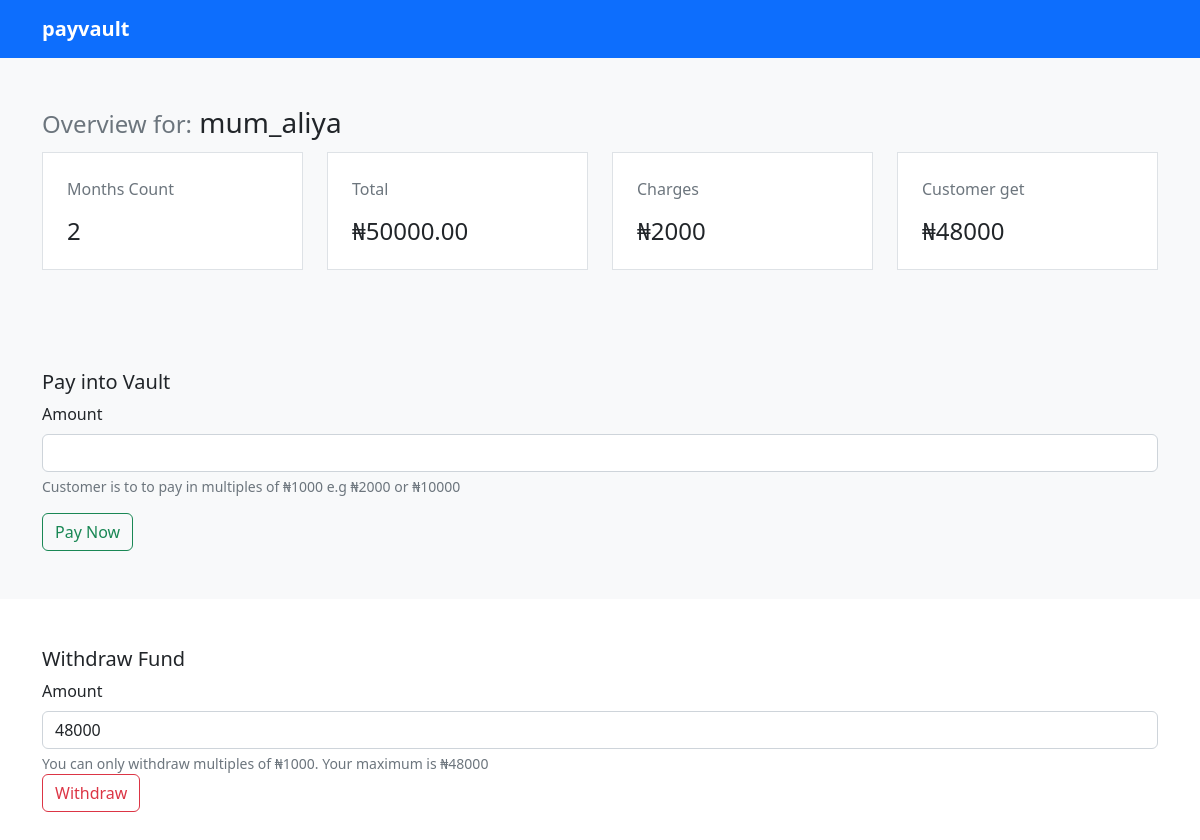
/vaultdisplay.php?vault=10 (signed in), run on the app's committed database.
### tables this page shows
CREATE TABLE `customer` (
  `customer_id` int(10) NOT NULL,
  `username` varchar(255) NOT NULL
);

CREATE TABLE `vault` (
  `vault_id` int(11) NOT NULL,
  `customer_id` int(11) NOT NULL,
  `principal_amount` decimal(10,0) NOT NULL,
  `count_no` decimal(10,2) DEFAULT NULL
);

### include/crud.php (called while the page is built, shortened)
<?php
class Vaults{
    private $conn;
    public function __construct($db){
        $this -> conn = $db;
    }
    public function getDaysCount($id) {
        try {
            $sql = "SELECT count_no as count from vault where vault_id = $id";
            $stmt = $this -> conn -> prepare($sql);
            $stmt -> execute();
            $total_days = $stmt -> fetch();
            $result = $total_days['count'];
            return $result;
        } catch (PDOException $e) {
            throw $e -> getMessage();
            return false;
        }
    }
    public function getSavings($id) {
        try {
            $sql = "SELECT principal_amount * count_no as saved from vault where vault_id = $id";
            $stmt = $this -> conn -> prepare($sql);
            $stmt -> execute();
            $total_savings = $stmt -> fetch();
            $result = $total_savings['saved'];
            return $result;
        } catch (PDOException $e) {
            throw $e -> getMessage();
            return false;
        }
    }
    public function getVaultOwner($id){
        try {
            $sql = "SELECT c.username as user FROM customer as c INNER JOIN vault AS v ON v.customer_id = c.customer_id where v.vault_id = $id";
            $stmt = $this -> conn ->prepare($sql);
            $stmt -> execute();
            $user_dict = $stmt -> fetch();
            return $user_dict['user'];
        } catch (PDOException $e) {
            throw $e -> getMessage();
            return false;
        }
    }
    public function getCharge($id){
        try {
            $sql = "SELECT principal_amount as principal from vault WHERE vault_id = $id";
            $stmt = $this -> conn -> prepare($sql);
            $stmt -> execute();
            $principal_dict = $stmt -> fetch();
            $sql = "SELECT count_no as count from vault WHERE vault_id = $id";
            $stmt = $this -> conn -> prepare($sql);
            $stmt -> execute();
            $count_dict = $stmt -> fetch();
            if ($count_dict['count'] % 31 == 0 ) {
                $incomplete_month = 0;
            } else {
                $incomplete_month = 1;
            }
            $full_month = floor($count_dict['count']/31) ;
            $num_months = $full_month + $incomplete_month;
            if ($principal_dict['principal'] > 1000 ) {
                $charge = 1000;
            } else {
                $charge = $principal_dict['principal'];
            }
            $total_charge = $num_months * $charge;
            return $total_charge;
        } catch (\Throwable $th) {
        }
    }
    public function getMonthCount($id){
        try {
            $sql = "SELECT count_no from vault WHERE  vault_id = $id";
            $stmt = $this -> conn -> prepare($sql);
            $stmt -> execute();
            $count_dict = $stmt -> fetch();
            if ($count_dict['count_no'] % 31 == 0 ) {
                $incomplete_month = 0;
            } else {
                $incomplete_month = 1;
            }
            $full_month = floor($count_dict['count_no']/31) ;
            $num_months = $full_month + $incomplete_month;
            return $num_months;
        } catch (PDOException $e) {
            throw $e -> getMessage();
            return false;
        }
    }
    public function getPrincipal($id){
        try {
            $sql = "SELECT principal_amount as principal FROM vault WHERE vault_id = $id";
            $stmt = $this -> conn -> prepare($sql);
            $stmt -> execute();
            $result = $stmt -> fetch();
            return $result['principal'];
        } catch (\Throwable $th) {
        }
    }
}
?>

### vaultdisplay.php (the view, shortened to what this page needs)
<?php
require_once 'include/header.php';
require_once 'include/db.php';
$vaultid = $_GET['vault'];
$vaults = new Vaults($conn);
$owner = $vaults -> getVaultOwner($vaultid);
$charge = $vaults -> getCharge($vaultid);
$saved = $vaults -> getSavings($vaultid);
$months = $vaults -> getMonthCount($vaultid);
$principal = $vaults -> getPrincipal($vaultid);
$numb = $vaults -> getDaysCount($vaultid);
$cangive = $saved-$charge;
?>
<div class="container-fluid bodpadding2 bg-light py-5">
    <div class="container">
        <h3><span class="text-muted h4">Overview for:</span> <?php echo '  ' .$owner ?></h3>
        <div class="row">
            <div class="col-12 col-sm-6 col-lg-3">
                <div class="p-4 bg-white border my-1">
                    <p class="card-text text-muted">Months Count</p>
                    <h4 class="card-title"><?php echo $months; ?></h4>
                </div>
            </div>
            <div class="col-12 col-sm-6 col-lg-3">
                <div class="p-4 bg-white border my-1">
                    <p class="card-text text-muted">Total</p>
                    <h4 class="card-title"><?php echo '₦'. strval($saved) ?></h4>
                </div>
            </div>
            <div class="col-12 col-sm-6 col-lg-3">
                <div class="p-4 bg-white border my-1">
                    <p class="card-text text-muted">Charges</p>
                    <h4 class="card-title"><?php echo '₦'. strval($charge) ?></h4>
                </div>
            </div>
            <div class="col-12 col-sm-6 col-lg-3">
                <div class="p-4 bg-white border my-1">
                    <p class="card-text text-muted">Customer get</p>
                    <h4 class="card-title"><?php echo '₦'. strval($cangive) ?></h4>
                </div>
            </div>
        </div>
    </div>
</div>
<div class="container-fluid bg-light py-5">
    <div class="container">
        <h5>Pay into Vault</h5>
        <form method="post" action="payvault.php">
            <div class="mb-3">
                <label for="samount" class="form-label">Amount</label>
                <input name="samount" type="number" class="form-control" id="samount" aria-describedby="emailHelp" required>
                <div id="emailHelp" class="form-text">Customer is to to pay in multiples of ₦<?php echo strval($principal). ' e.g ₦' .strval($principal*2). ' or ₦' .strval($principal*10) ?></div>
            </div>
           <button name="submit" type="submit" class="btn btn-outline-success">Pay Now</button>
        </form>
    </div>
</div>
<div class="container-fluid py-5">
    <div class="container">
        <h5>Withdraw Fund</h5>
        <form method="post" action="withdraw.php">
            <div class="mb-3">
                <?php if ($numb < 2) {?>
                    <input class="form-control" id="disabledInput" type="text" placeholder="Sorry! Nothing to withdraw" disabled>
                    <?php }else {?>
                        <?php if ($principal > 1000) {?>
                            <input class="form-control" id="disabledInput" type="text" placeholder="Please contact Accolade for withdrawal" disabled>
                            <?php } else {?>
                                <label for="wamount" class="form-label">Amount</label>
                                <input class="form-control" type="text" value="<?php echo $cangive ?>" aria-label="readonly input example" readonly>
                                <div id="emailHelp" class="form-text">You can only withdraw multiples of <?php echo '₦' .strval($principal). '. Your maximum is ₦'.strval($cangive)?></div>
                                <button name="submit" type="submit" class="btn btn-outline-danger">Withdraw</button>
                                <?php }
                            } ?>
            </div>
        </form>
    </div>
</div>

### data on the page
customer: username "mum_aliya"
vault: count_no "2", charge "2000", principal_amount "1000", $principal*2 "2000", $principal*10 "10000"

### other printed values
$saved "50000.00"
$cangive "48000"
